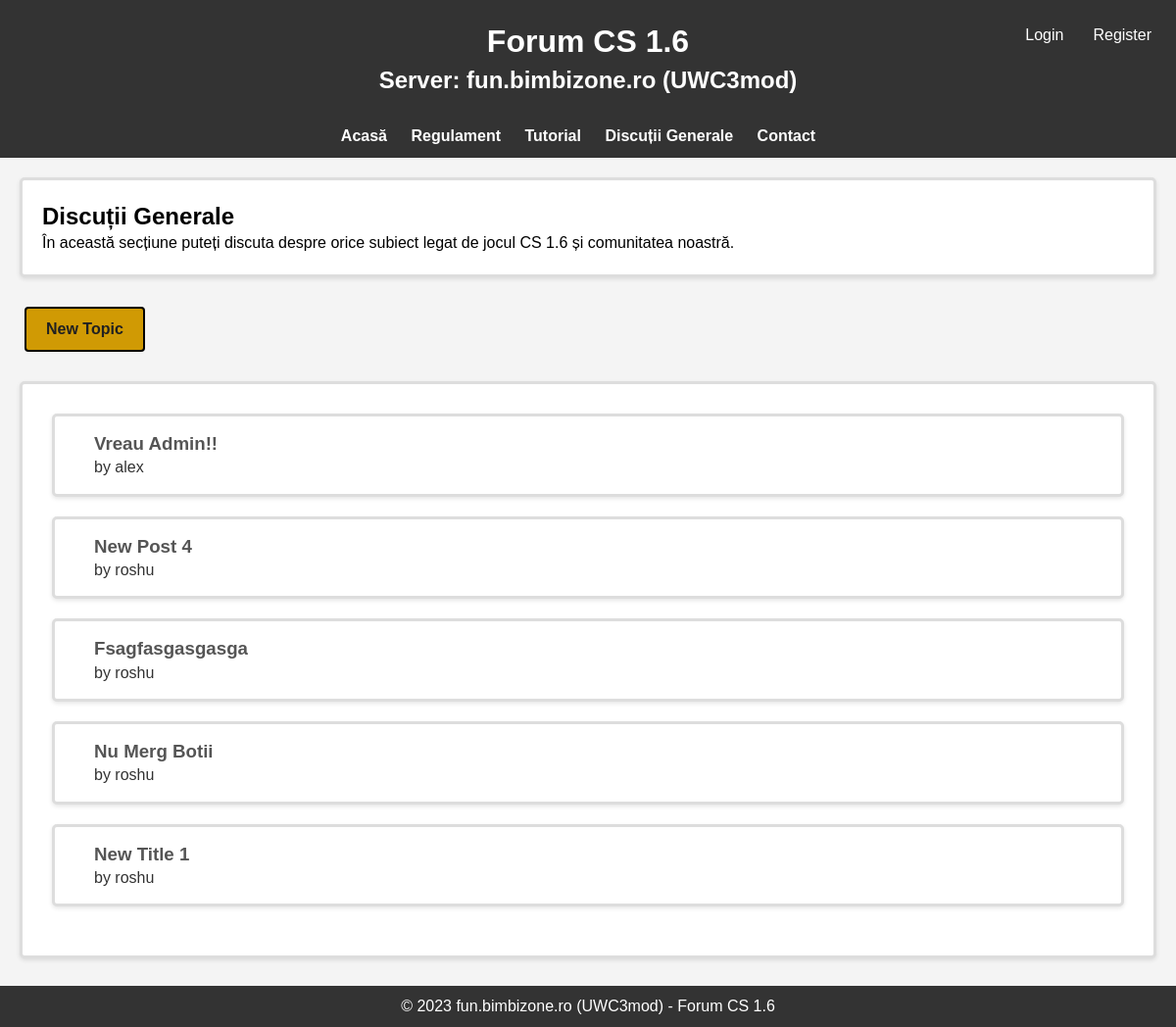
Page /discutiiGenerale on the earlier database version.
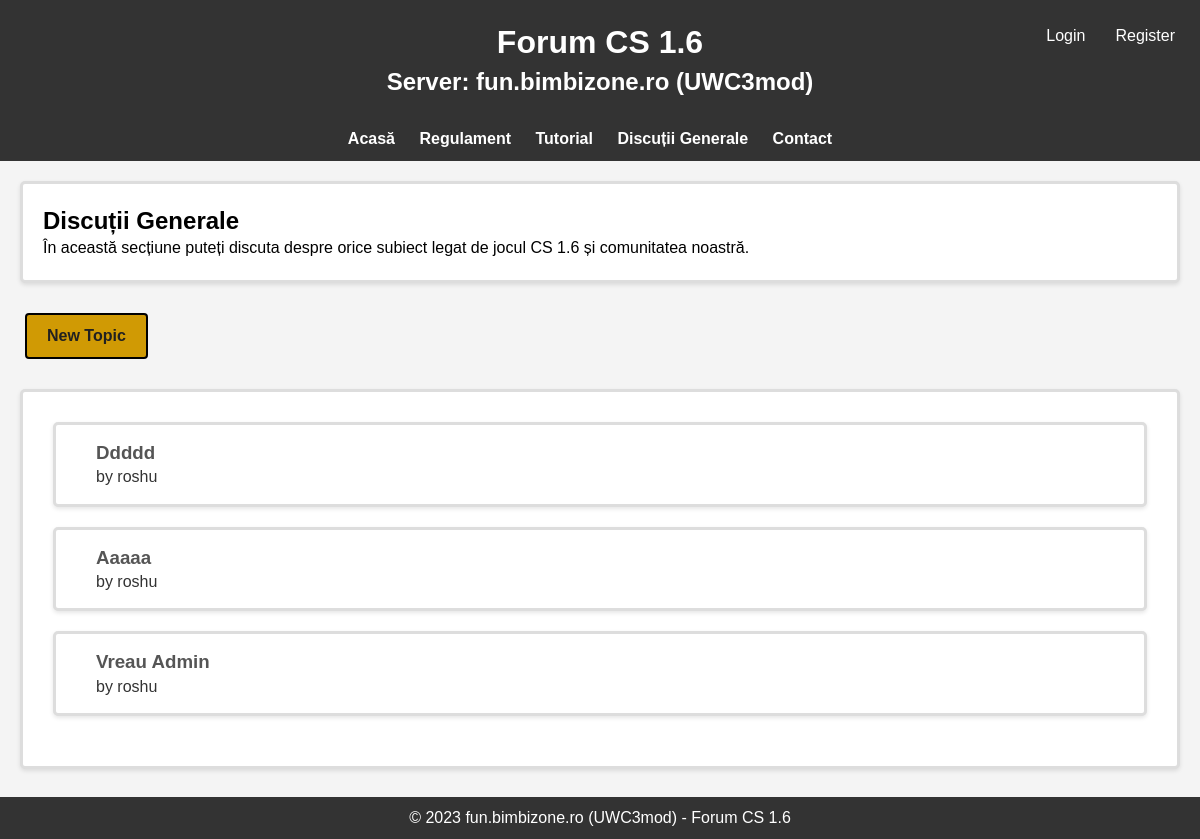
Same page on the later database version.
### main.py (models this page shows, shortened)
class Topic(db.Model):
    topic_id = db.Column(db.Integer, primary_key=True)
    title = db.Column(db.String(100), nullable=False)
    post = db.Column(db.Text, nullable=True)
    user_id = db.Column(db.Integer, db.ForeignKey('user.user_id'), nullable=False)
    user = db.relationship('User', backref=db.backref('topics', lazy='joined'))
    image_ref = db.Column(db.String(100), nullable=True)
    created_at = db.Column(db.DateTime(timezone=True), server_default=func.now())

class User(db.Model):
    user_id = db.Column(db.Integer, primary_key=True)
    username = db.Column(db.String(20), nullable=False, unique=True)
    password = db.Column(db.String(80), nullable=False)
    created_at = db.Column(db.DateTime(), default=datetime.now())

### main.py (the view)
@app.route('/discutiiGenerale', methods=['POST', 'GET'])
def discutiiGenerale():
    topics = Topic.query.order_by(desc(Topic.topic_id)).all()
    return render_template('discutiiGenerale.html', topics=topics)

### templates/discutiiGenerale.html (shortened to what this page needs)
{% extends 'base.html' %}
{% block content%}
    <main class="main-content">
        <section class="content-section">
            <h2>Discuții Generale</h2>
            <p>În această secțiune puteți discuta despre orice subiect legat de jocul CS 1.6 și comunitatea noastră.</p>
        </section>
        <a href="{{ url_for('new_topic') }}" class="new-topic-button">New Topic</a>
        <div class="dg-container">
            <ul class="dg-ul">
                {% for topic in topics %}
                <a href="{{ url_for('topic_details', topic_id=topic.topic_id) }}">
                    <li>
                        <div class="dg-list">
                            <h3>{{ topic.title.title() }}</h3>
                            <p>by {{ topic.user.username }}</p>
                        </div>
                    </li>
                </a>
                {% endfor %}
            </ul>
        </div>
    </main>
    <footer class="footer">
        <p>&copy; 2023 fun.bimbizone.ro (UWC3mod) - Forum CS 1.6</p>
    </footer>
{% endblock %}

### templates/base.html (shortened to what this page needs)
<!DOCTYPE html>
<html lang="en">
<head>
    <link rel="stylesheet" href="{{ url_for('static', filename='login-register.css') }}">
    <link rel="stylesheet" href="{{ url_for('static', filename='base.css') }}">
    <link rel="stylesheet" href="{{ url_for('static', filename='acasa.css') }}">
    <link rel="stylesheet" href="{{ url_for('static', filename='regulament.css') }}">
    <link rel="stylesheet" href="{{ url_for('static', filename='contact.css') }}">
    <link rel="stylesheet" href="{{ url_for('static', filename='new-topic.css') }}">
    <link rel="stylesheet" href="{{ url_for('static', filename='topic-details.css') }}">
    <link rel="stylesheet" href="{{ url_for('static', filename='reply-topic.css') }}">
    <link rel="stylesheet" href="{{ url_for('static', filename='discutiigenerale.css') }}">
</head>
<body>
<header>
        <h1>Forum CS 1.6</h1>
        <h2>Server: fun.bimbizone.ro (UWC3mod)</h2>
    </header>
    <nav class="nav">
        <ul>
            <li><a href="{{ url_for('home') }}">Acasă</a></li>
            <li><a href="{{ url_for('regulament') }}">Regulament</a></li>
            <li><a href="{{ url_for('tutorial') }}">Tutorial</a></li>
            <li><a href="{{ url_for('discutiiGenerale') }}">Discuții Generale</a></li>
            <li><a href="{{ url_for('contact') }}">Contact</a></li>
            {% if current_user.is_authenticated %}
            <div class="login-container">
                <p>{{ current_user.username.title() }}</p>
                <a href="{{ url_for('logout') }}">Logout</a>
            </div>
            {% else %}
            <div class="login-container">
                <a href="{{ url_for('login') }}">Login</a>
                <a href="{{ url_for('register') }}">Register</a>
            </div>
            {% endif %}
        </ul>
    </nav>
    {% block content %}
    {% endblock %}
</body>
</html>

### static/login-register.css (style rules this page uses)
.login-container { display: flex; flex-direction: row; position: absolute; top: 10px; right: 10px; }
.login-container a { padding: 15px; text-decoration: none; color: #ffffff; }

### static/base.css (style rules this page uses)
* { margin: 0; padding: 0; box-sizing: border-box; }
body { font-family: Arial, sans-serif; background-color: #f4f4f4; line-height: 1.4; margin: 0; padding: 0; position: relative; min-height: 100vh; }
header { background-color: #333; color: #fff; text-align: center; padding: 20px 0; }
nav ul { background-color: #333; list-style: none; text-align: center; padding: 10px 0; }
nav ul li { display: inline; margin-right: 20px; }
nav ul li a { text-decoration: none; color: #fff; font-weight: bold; }
main { padding: 20px; }
footer { position: absolute; bottom: 0; width: 100%; background-color: #333; color: #fff; text-align: center; padding: 10px 0; }

### static/acasa.css (style rules this page uses)
.content-section { background-color: #fff; padding: 20px; margin-bottom: 20px; border-radius: 5px; box-shadow: 0 2px 4px rgba(0, 0, 0, 0.1); border: 3px solid #ddd; }

### static/discutiigenerale.css (style rules this page uses)
.dg-container { background-color: #fff; padding: 30px; margin-bottom: 50px; border-radius: 5px; box-shadow: 0 2px 4px rgba(0, 0, 0, 0.1); margin-top: 20px; border: 3px solid #ddd; }
.new-topic-button { display: inline-block; padding: 10px 20px; background-color: #d09a04; color: #212121; text-decoration: none; border-radius: 4px; font-weight: bold; margin-left: 5px; margin-top: 10px; margin-bottom: 10px; border: 2px solid #000000; }
.dg-ul { list-style-type: none; padding: 0; }
.dg-ul a { margin-bottom: 20px; font-size: 16px; color: #333; text-decoration: none; }
.dg-list { background-color: #fff; padding: 15px 40px; margin-bottom: 20px; border-radius: 5px; box-shadow: 0 2px 4px rgba(0, 0, 0, 0.1); border: 3px solid #ddd; }
.dg-list h3 { color: #555; }

Differences in the rows shown:
removed Topic: title "Vreau Admin!!", user.username "alex"
removed Topic: title "New Post 4", user.username "roshu"
removed Topic: title "Fsagfasgasgasga", user.username "roshu"
removed Topic: title "Nu Merg Botii", user.username "roshu"
removed Topic: title "New Title 1", user.username "roshu"
added Topic: title "Ddddd", user.username "roshu"
added Topic: title "Aaaaa", user.username "roshu"
added Topic: title "Vreau Admin", user.username "roshu"
